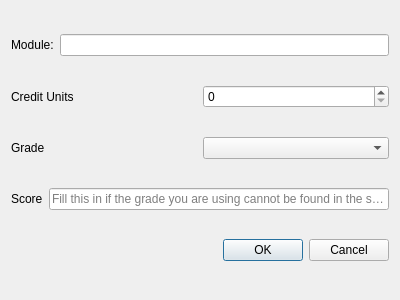
<?xml version="1.0" encoding="UTF-8"?>
<ui version="4.0">
 <class>Dialog</class>
 <widget class="QDialog" name="Dialog">
  <property name="geometry">
   <rect>
    <x>0</x>
    <y>0</y>
    <width>400</width>
    <height>300</height>
   </rect>
  </property>
  <property name="windowTitle">
   <string>Dialog</string>
  </property>
  <layout class="QHBoxLayout" name="horizontalLayout_6">
   <item>
    <layout class="QVBoxLayout" name="verticalLayout">
     <item>
      <layout class="QHBoxLayout" name="horizontalLayout_2">
       <item>
        <widget class="QLabel" name="label">
         <property name="text">
          <string>Module:</string>
         </property>
        </widget>
       </item>
       <item>
        <widget class="QLineEdit" name="lineEdit"/>
       </item>
      </layout>
     </item>
     <item>
      <layout class="QHBoxLayout" name="horizontalLayout_3">
       <item>
        <widget class="QLabel" name="label_2">
         <property name="text">
          <string>Credit Units</string>
         </property>
        </widget>
       </item>
       <item>
        <widget class="QSpinBox" name="spinBox">
         <property name="maximum">
          <number>160</number>
         </property>
        </widget>
       </item>
      </layout>
     </item>
     <item>
      <layout class="QHBoxLayout" name="horizontalLayout_4">
       <item>
        <widget class="QLabel" name="label_3">
         <property name="text">
          <string>Grade</string>
         </property>
        </widget>
       </item>
       <item>
        <widget class="QComboBox" name="comboBox"/>
       </item>
      </layout>
     </item>
     <item>
      <layout class="QHBoxLayout" name="horizontalLayout_5">
       <item>
        <widget class="QLabel" name="label_4">
         <property name="text">
          <string>Score</string>
         </property>
        </widget>
       </item>
       <item>
        <widget class="QLineEdit" name="lineEdit_2">
         <property name="placeholderText">
          <string>Fill this in if the grade you are using cannot be found in the score!</string>
         </property>
        </widget>
       </item>
      </layout>
     </item>
     <item>
      <layout class="QHBoxLayout" name="horizontalLayout">
       <item>
        <spacer name="horizontalSpacer">
         <property name="orientation">
          <enum>Qt::Horizontal</enum>
         </property>
         <property name="sizeHint" stdset="0">
          <size>
           <width>40</width>
           <height>20</height>
          </size>
         </property>
        </spacer>
       </item>
       <item>
        <widget class="QDialogButtonBox" name="buttonBox">
         <property name="standardButtons">
          <set>QDialogButtonBox::Cancel|QDialogButtonBox::Ok</set>
         </property>
        </widget>
       </item>
      </layout>
     </item>
    </layout>
   </item>
  </layout>
 </widget>
 <resources/>
 <connections/>
</ui>
